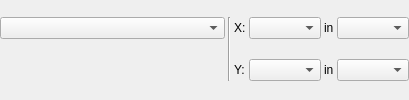
             <widget class="QWidget" name="page_PlotComp_StatScatter">
              <layout class="QGridLayout" name="gridLayout_22">
               <property name="leftMargin">
                <number>0</number>
               </property>
               <property name="topMargin">
                <number>0</number>
               </property>
               <property name="rightMargin">
                <number>0</number>
               </property>
               <property name="bottomMargin">
                <number>0</number>
               </property>
               <property name="spacing">
                <number>3</number>
               </property>
               <item row="0" column="0">
                <widget class="QComboBox" name="comboBox_PlotComp_StatScatter_Mode">
                 <property name="sizePolicy">
                  <sizepolicy hsizetype="Fixed" vsizetype="Fixed">
                   <horstretch>0</horstretch>
                   <verstretch>0</verstretch>
                  </sizepolicy>
                 </property>
                 <property name="minimumSize">
                  <size>
                   <width>225</width>
                   <height>0</height>
                  </size>
                 </property>
                 <property name="maximumSize">
                  <size>
                   <width>225</width>
                   <height>16777215</height>
                  </size>
                 </property>
                </widget>
               </item>
               <item row="0" column="1" rowspan="2">
                <widget class="Line" name="line_PlotComp_StatScatter">
                 <property name="orientation">
                  <enum>Qt::Vertical</enum>
                 </property>
                </widget>
               </item>
               <item row="0" column="2">
                <widget class="QLabel" name="label_PlotComp_StatScatter_X">
                 <property name="sizePolicy">
                  <sizepolicy hsizetype="Maximum" vsizetype="Preferred">
                   <horstretch>0</horstretch>
                   <verstretch>0</verstretch>
                  </sizepolicy>
                 </property>
                 <property name="text">
                  <string>X:</string>
                 </property>
                </widget>
               </item>
               <item row="0" column="5">
                <widget class="QComboBox" name="comboBox_PlotComp_StatScatter_Image_X"/>
               </item>
               <item row="1" column="2">
                <widget class="QLabel" name="label_PlotComp_StatScatter_Y">
                 <property name="sizePolicy">
                  <sizepolicy hsizetype="Maximum" vsizetype="Preferred">
                   <horstretch>0</horstretch>
                   <verstretch>0</verstretch>
                  </sizepolicy>
                 </property>
                 <property name="text">
                  <string>Y:</string>
                 </property>
                </widget>
               </item>
               <item row="1" column="5">
                <widget class="QComboBox" name="comboBox_PlotComp_StatScatter_Image_Y"/>
               </item>
               <item row="0" column="4">
                <widget class="QLabel" name="label_PlotComp_StatScatter_X_Description">
                 <property name="sizePolicy">
                  <sizepolicy hsizetype="Maximum" vsizetype="Preferred">
                   <horstretch>0</horstretch>
                   <verstretch>0</verstretch>
                  </sizepolicy>
                 </property>
                 <property name="text">
                  <string>in</string>
                 </property>
                </widget>
               </item>
               <item row="1" column="4">
                <widget class="QLabel" name="label_PlotComp_StatScatter_Y_Description">
                 <property name="sizePolicy">
                  <sizepolicy hsizetype="Maximum" vsizetype="Preferred">
                   <horstretch>0</horstretch>
                   <verstretch>0</verstretch>
                  </sizepolicy>
                 </property>
                 <property name="text">
                  <string>in</string>
                 </property>
                </widget>
               </item>
               <item row="1" column="3">
                <widget class="QComboBox" name="comboBox_PlotComp_StatScatter_Stat_Y"/>
               </item>
               <item row="0" column="3">
                <widget class="QComboBox" name="comboBox_PlotComp_StatScatter_Stat_X"/>
               </item>
              </layout>
             </widget>
